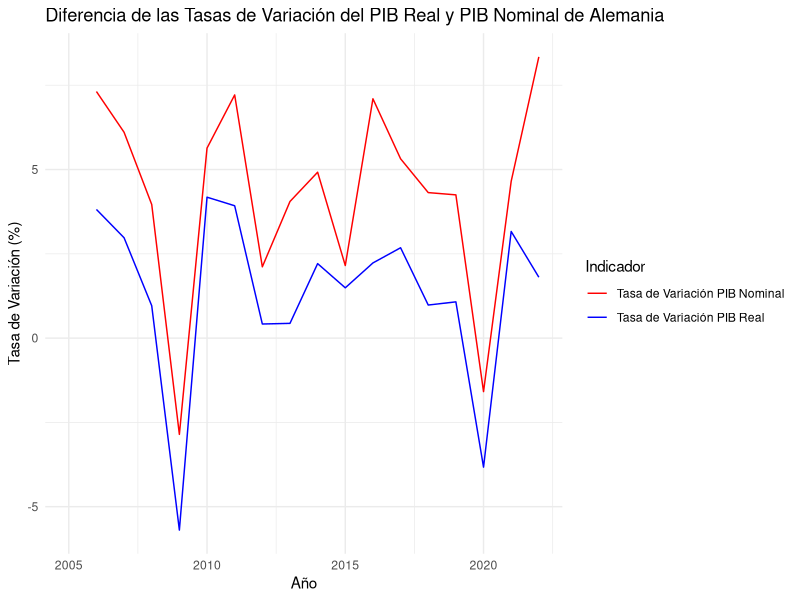
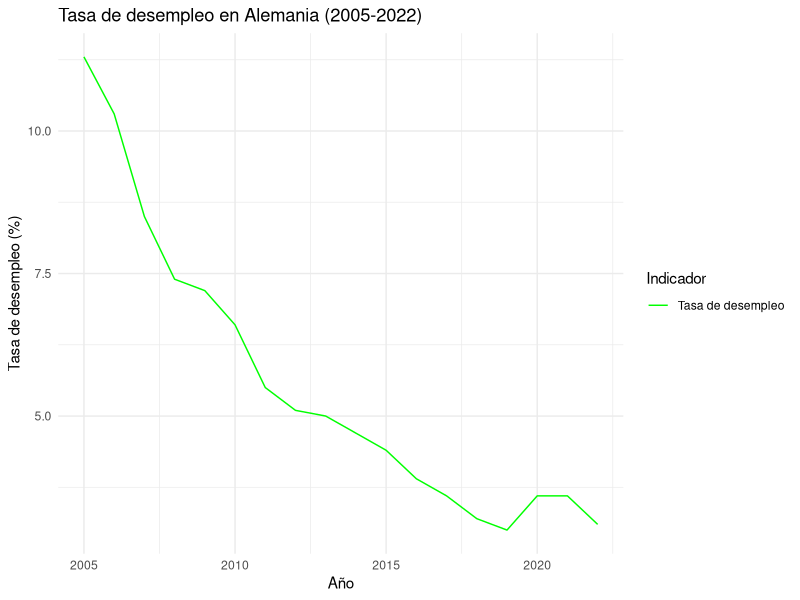
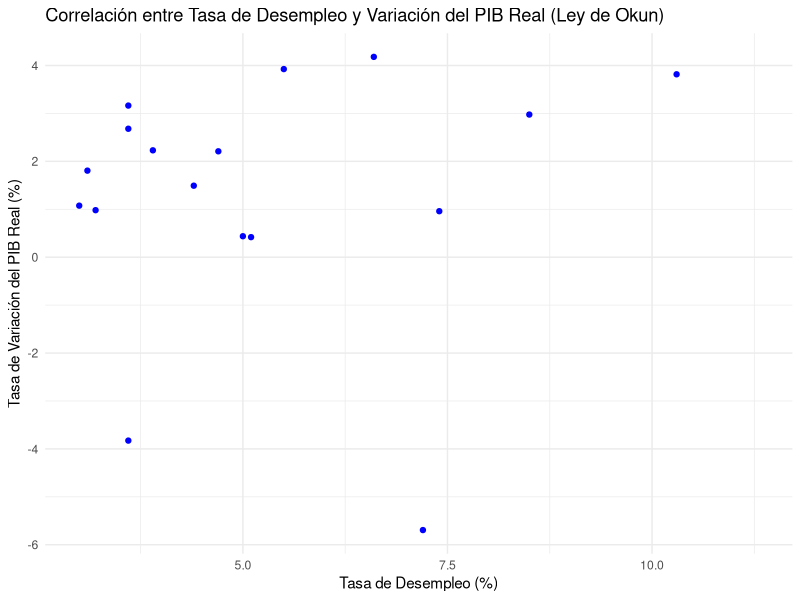
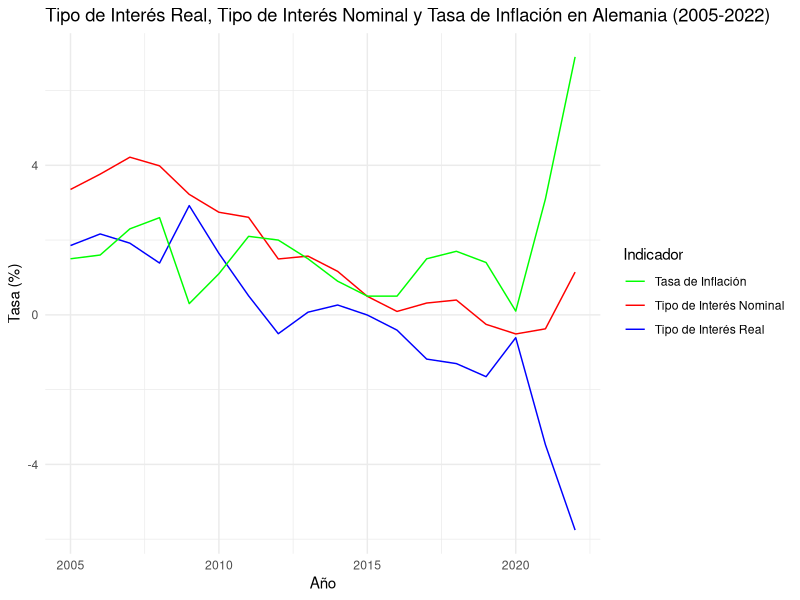
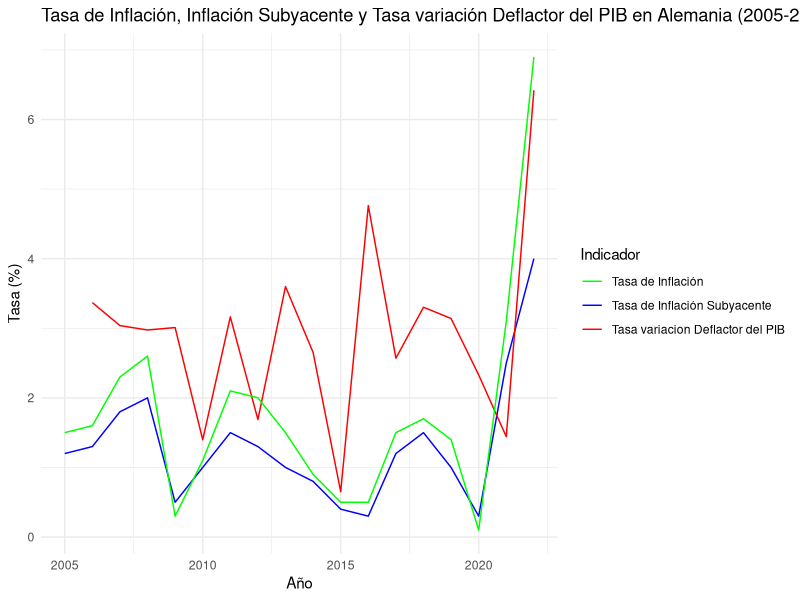

Write the R code that produced these figures, in order.
## ---- chunk 1

## ---- chunk 2
# Cargar todas las librerías necesarias
library(readr)
library(dplyr)
library(knitr)
library(tidyverse)
library(ggplot2)
## ---- chunk 3
# Crear un dataframe con los datos proporcionados del PIB real de Alemania
data_pibreal <- data.frame(
  Año = c(2005, 2006, 2007, 2008, 2009, 2010, 2011, 2012, 2013, 2014, 2015, 2016, 2017, 2018, 2019, 2020, 2021, 2022),
  PIB_Real_Millones = c(
    3373000.7, 3501729.3, 3605956.7, 3640569.6, 3433281.5, 3576788.6, 3717184.5,
    3732740.8, 3749074.9, 3831912.4, 3889081.9, 3975808.4, 4082369.3, 4122426.8,
    4166762.3, 4007310.0, 4134094.1, 4208764.4
  )
)

# Mostrar el dataframe del PIB real de Alemania
print(data_pibreal)

# Calcular la tasa de variación del PIB real en porcentaje
tasa_variacion <- (data_pibreal$PIB_Real_Millones - lag(data_pibreal$PIB_Real_Millones)) / lag(data_pibreal$PIB_Real_Millones) * 100

# Crear un nuevo dataframe con la tasa de variación
data_tasa_variacion <- data.frame(
  Año = data_pibreal$Año,
  Tasa_Variacion_PIB_Real = tasa_variacion
)

# Mostrar el nuevo dataframe con la tasa de variación
print(data_tasa_variacion)
## ---- chunk 4
# Crear un dataframe con los datos proporcionados del PIB nominal de Alemania
data_pibnominal <- data.frame(
  Año = c(2005, 2006, 2007, 2008, 2009, 2010, 2011, 2012, 2013, 2014, 2015, 2016, 2017, 2018, 2019, 2020, 2021, 2022),
  PIB_Nominal_Millones = c(
    2622039.8, 2813824.9, 2985617.3, 3103958.2, 3015332.3, 3185267.9, 3415020.0,
    3487234.4, 3628559.3, 3807114.5, 3889081.9, 4165169.9, 4386729.2, 4576056.5,
    4770495.5, 4694786.2, 4913166.1, 5323008.1
  )
)

# Mostrar el dataframe del PIB nominal de Alemania
print(data_pibnominal)

# Calcular la tasa de variación del PIB nominal de Alemania
data_pibnominal$Tasa_Variacion <- c(NA, diff(data_pibnominal$PIB_Nominal_Millones) / data_pibnominal$PIB_Nominal_Millones[-length(data_pibnominal$PIB_Nominal_Millones)] * 100)

# Mostrar el dataframe del PIB nominal de Alemania con la tasa de variación
print(data_pibnominal)
## ---- chunk 5
# Cargar la biblioteca ggplot2 para crear gráficos
library(ggplot2)

# Combina los dataframes de la tasa de variación del PIB real y del PIB nominal por el año
combined_data <- merge(data_tasa_variacion, data_pibnominal, by = "Año")

# Crea un gráfico de líneas agrupado con la diferencia de las tasas de variación en diferentes colores
ggplot(combined_data, aes(x = Año)) +
  geom_line(aes(y = Tasa_Variacion_PIB_Real, color = "Tasa de Variación PIB Real")) +
  geom_line(aes(y = Tasa_Variacion, color = "Tasa de Variación PIB Nominal")) +
  labs(
    title = "Diferencia de las Tasas de Variación del PIB Real y PIB Nominal de Alemania",
    x = "Año",
    y = "Tasa de Variación (%)",
    color = "Indicador"
  ) +
  scale_color_manual(values = c("Tasa de Variación PIB Real" = "blue", "Tasa de Variación PIB Nominal" = "red")) +
  theme_minimal()
## ---- chunk 6
# Cargar la librería necesaria
library(dplyr)
# Crear un dataframe con los datos
data_desempleados <- data.frame(
  Time = c(2005, 2006, 2007, 2008, 2009, 2010, 2011, 2012, 2013, 2014, 2015, 2016, 2017, 2018, 2019, 2020, 2021, 2022),
  Country = "Germany",
  Unit = "Percentage",
  UnemploymentRate = c(11.3, 10.3, 8.5, 7.4, 7.2, 6.6, 5.5, 5.1, 5.0, 4.7, 4.4, 3.9, 3.6, 3.2, 3.0, 3.6, 3.6, 3.1)
)
# Imprimir el dataframe
print(data_desempleados)
# Cargar la librería ggplot2
library(ggplot2)
# Crear un gráfico de líneas
ggplot(data_desempleados, aes(x = Time, y = UnemploymentRate)) +
  geom_line(aes(color = "Tasa de desempleo")) +
  labs(
    title = "Tasa de desempleo en Alemania (2005-2022)",
    x = "Año",
    y = "Tasa de desempleo (%)",
    color = "Indicador"
  ) +
  scale_color_manual(values = c("Tasa de desempleo" = "green")) +
  theme_minimal()
## ---- chunk 7
# Calcular la correlación entre las tasas de desempleo y variación del PIB real de forma numérica
correlation <- as.numeric(cor(data_desempleados$UnemploymentRate, data_tasa_variacion$Tasa_Variacion_PIB_Real))

# Imprimir la correlación de forma numérica
print(correlation)

# Crear un gráfico de dispersión
ggplot(data = data.frame(UnemploymentRate = data_desempleados$UnemploymentRate, Tasa_Variacion_PIB_Real = data_tasa_variacion$Tasa_Variacion_PIB_Real)) +
  geom_point(aes(x = UnemploymentRate, y = Tasa_Variacion_PIB_Real), color = "blue") +
  labs(
    title = "Correlación entre Tasa de Desempleo y Variación del PIB Real (Ley de Okun)",
    x = "Tasa de Desempleo (%)",
    y = "Tasa de Variación del PIB Real (%)"
  ) +
  annotate("text", x = max(data_desempleados$UnemploymentRate), y = min(data_tasa_variacion$Tasa_Variacion_PIB_Real), 
           label = paste("Correlación:", round(correlation, 2)), hjust = 1, vjust = -1) +
  theme_minimal()
## ---- chunk 8
# Instalar librerías necesarias
library(dplyr)
library(ggplot2)

# Crear un dataframe con los datos del tipo de interés nominal de Alemania
tipo_de_interes <- data.frame(
  Time = c(2005, 2006, 2007, 2008, 2009, 2010, 2011, 2012, 2013, 2014, 2015, 2016, 2017, 2018, 2019, 2020, 2021, 2022),
  Country = "Germany",
  Type = "Information on item",
  Tipo_de_Interes_Nominal_Largo_Plazo = c(3.354, 3.764, 4.217, 3.985, 3.222, 2.744, 2.609, 1.495, 1.571, 1.163, 0.495, 0.091, 0.316, 0.396, -0.254, -0.511, -0.374, 1.143)
)

# Imprimir el dataframe de la tasa de interés nominal de Alemania
print(tipo_de_interes)

# Crear un dataframe con los datos de la tasa de inflación de Alemania
tasa_de_inflacion <- data.frame(
  Time = c(2005, 2006, 2007, 2008, 2009, 2010, 2011, 2012, 2013, 2014, 2015, 2016, 2017, 2018, 2019, 2020, 2021, 2022),
  Country = rep("Germany", 18),
  Type = rep("Information on item", 18),
  Tasa_de_Inflacion = c(1.5, 1.6, 2.3, 2.6, 0.3, 1.1, 2.1, 2.0, 1.5, 0.9, 0.5, 0.5, 1.5, 1.7, 1.4, 0.1, 3.1, 6.9)
)

# Imprimir el dataframe de la tasa de inflación de Alemania
print(tasa_de_inflacion)

# Calcular el tipo de interés real para Alemania
tipo_interes_real <- tipo_de_interes %>%
  left_join(tasa_de_inflacion, by = c("Time", "Country", "Type")) %>%
  mutate(Tipo_Interes_Real = (Tipo_de_Interes_Nominal_Largo_Plazo - Tasa_de_Inflacion))

# Imprimir el resultado
print(tipo_interes_real)

# Crear un gráfico de líneas representando la tipo de interés real, el tipo de interés nominal y la tasa de inflación
ggplot(tipo_interes_real, aes(x = Time)) +
  geom_line(aes(y = Tipo_Interes_Real, color = "Tipo de Interés Real")) +
  geom_line(aes(y = Tipo_de_Interes_Nominal_Largo_Plazo, color = "Tipo de Interés Nominal")) +
  geom_line(aes(y = Tasa_de_Inflacion, color = "Tasa de Inflación")) +
  labs(
    title = "Tipo de Interés Real, Tipo de Interés Nominal y Tasa de Inflación en Alemania (2005-2022)",
    x = "Año",
    y = "Tasa (%)",
    color = "Indicador"
  ) +
  scale_color_manual(values = c("Tipo de Interés Real" = "blue", "Tipo de Interés Nominal" = "red", "Tasa de Inflación" = "green")) +
  theme_minimal()

# Crear un dataframe con los datos proporcionados de la tasa de inflación subyacente
data_inflacion_subyacente <- data.frame(
  Año = c(2005, 2006, 2007, 2008, 2009, 2010, 2011, 2012, 2013, 2014, 2015, 2016, 2017, 2018, 2019, 2020, 2021, 2022),
  Tasa_Inflacion_Subyacente = c(1.2, 1.3, 1.8, 2.0, 0.5, 1.0, 1.5, 1.3, 1.0, 0.8, 0.4, 0.3, 1.2, 1.5, 1.0, 0.3, 2.5, 4.0)
)

# Imprimir los dataframes de inflación e inflación subyacente
print(data_inflacion_subyacente)

# Calcular el deflactor del PIB usando los datos del PIB real y nominal proporcionados
data_deflactor_pib <- data.frame(
  Año = data_pibreal$Año,
  Deflactor_PIB = (data_pibnominal$PIB_Nominal_Millones / data_pibreal$PIB_Real_Millones)
)

# Imprimir el dataframe del deflactor del PIB
print(data_deflactor_pib)

# Crear un dataframe con los datos de la tasa de variación del deflactor del PIB
tasa_variacion_deflactor_pib <- data.frame(
  Año = data_deflactor_pib$Año,
  Tasa_Variacion_Deflactor_PIB = c(NA, diff(data_deflactor_pib$Deflactor_PIB) / data_deflactor_pib$Deflactor_PIB[-length(data_deflactor_pib$Deflactor_PIB)] * 100)
)

# Imprimir el dataframe de la tasa de variación del deflactor del PIB
print(tasa_variacion_deflactor_pib)


# Cargar la librería ggplot2
library(ggplot2)

# Crear un dataframe combinando las tres fuentes de datos
combined_data <- merge(data_inflacion_subyacente, tasa_variacion_deflactor_pib, by = "Año")
combined_data <- merge(combined_data, tasa_de_inflacion, by.x = "Año", by.y = "Time")

# Crear el gráfico de líneas
ggplot(combined_data, aes(x = Año)) +
  geom_line(aes(y = Tasa_Inflacion_Subyacente, color = "Tasa de Inflación Subyacente")) +
  geom_line(aes(y = Tasa_Variacion_Deflactor_PIB, color = "Tasa variacion Deflactor del PIB")) +
  geom_line(aes(y = Tasa_de_Inflacion, color = "Tasa de Inflación")) +
  labs(
    title = "Tasa de Inflación, Inflación Subyacente y Tasa variación Deflactor del PIB en Alemania (2005-2022)",
    x = "Año",
    y = "Tasa (%)",
    color = "Indicador"
  ) +
  scale_color_manual(values = c("Tasa de Inflación Subyacente" = "blue", "Tasa variacion Deflactor del PIB" = "red", "Tasa de Inflación" = "green")) +
  theme_minimal()
